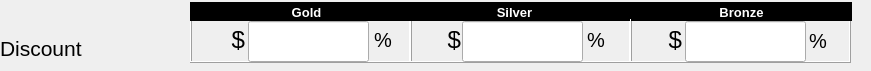
    <widget class="QWidget" name="gb2Discount" native="true">
     <property name="geometry">
      <rect>
       <x>30</x>
       <y>70</y>
       <width>871</width>
       <height>71</height>
      </rect>
     </property>
     <property name="font">
      <font>
       <pointsize>15</pointsize>
      </font>
     </property>
     <widget class="QLabel" name="lblDiscount">
      <property name="geometry">
       <rect>
        <x>0</x>
        <y>30</y>
        <width>191</width>
        <height>31</height>
       </rect>
      </property>
      <property name="sizePolicy">
       <sizepolicy hsizetype="Fixed" vsizetype="Fixed">
        <horstretch>0</horstretch>
        <verstretch>0</verstretch>
       </sizepolicy>
      </property>
      <property name="font">
       <font>
        <pointsize>16</pointsize>
       </font>
      </property>
      <property name="text">
       <string>Discount</string>
      </property>
      <property name="alignment">
       <set>Qt::AlignBottom|Qt::AlignLeading|Qt::AlignLeft</set>
      </property>
     </widget>
     <widget class="QWidget" name="gbGoldsilverBronze" native="true">
      <property name="geometry">
       <rect>
        <x>190</x>
        <y>2</y>
        <width>663</width>
        <height>65</height>
       </rect>
      </property>
      <widget class="QFrame" name="goldFrame">
       <property name="geometry">
        <rect>
         <x>0</x>
         <y>0</y>
         <width>221</width>
         <height>19</height>
        </rect>
       </property>
       <property name="styleSheet">
        <string notr="true">QFrame#goldFrame{
	background-color: rgb(0, 0, 0);
}</string>
       </property>
       <property name="frameShape">
        <enum>QFrame::Box</enum>
       </property>
       <property name="frameShadow">
        <enum>QFrame::Raised</enum>
       </property>
       <widget class="QLabel" name="lbl2Discount1">
        <property name="geometry">
         <rect>
          <x>46</x>
          <y>0</y>
          <width>141</width>
          <height>20</height>
         </rect>
        </property>
        <property name="sizePolicy">
         <sizepolicy hsizetype="Fixed" vsizetype="Fixed">
          <horstretch>0</horstretch>
          <verstretch>0</verstretch>
         </sizepolicy>
        </property>
        <property name="minimumSize">
         <size>
          <width>141</width>
          <height>20</height>
         </size>
        </property>
        <property name="maximumSize">
         <size>
          <width>141</width>
          <height>20</height>
         </size>
        </property>
        <property name="font">
         <font>
          <pointsize>10</pointsize>
          <weight>75</weight>
          <bold>true</bold>
         </font>
        </property>
        <property name="toolTip">
         <string notr="true"/>
        </property>
        <property name="statusTip">
         <string notr="true"/>
        </property>
        <property name="styleSheet">
         <string notr="true">QLabel#lbl2Discount1{
	color: rgb(255, 255, 255);
}</string>
        </property>
        <property name="text">
         <string>Gold</string>
        </property>
        <property name="alignment">
         <set>Qt::AlignCenter</set>
        </property>
       </widget>
      </widget>
      <widget class="QFrame" name="silverFrame">
       <property name="geometry">
        <rect>
         <x>220</x>
         <y>0</y>
         <width>221</width>
         <height>19</height>
        </rect>
       </property>
       <property name="styleSheet">
        <string notr="true">QFrame#silverFrame{
	background-color: rgb(0, 0, 0);
}</string>
       </property>
       <property name="frameShape">
        <enum>QFrame::Box</enum>
       </property>
       <property name="frameShadow">
        <enum>QFrame::Raised</enum>
       </property>
       <widget class="QLabel" name="lbl2Discount2">
        <property name="geometry">
         <rect>
          <x>34</x>
          <y>0</y>
          <width>141</width>
          <height>21</height>
         </rect>
        </property>
        <property name="sizePolicy">
         <sizepolicy hsizetype="Fixed" vsizetype="Fixed">
          <horstretch>0</horstretch>
          <verstretch>0</verstretch>
         </sizepolicy>
        </property>
        <property name="minimumSize">
         <size>
          <width>141</width>
          <height>21</height>
         </size>
        </property>
        <property name="maximumSize">
         <size>
          <width>141</width>
          <height>21</height>
         </size>
        </property>
        <property name="font">
         <font>
          <pointsize>10</pointsize>
          <weight>75</weight>
          <bold>true</bold>
         </font>
        </property>
        <property name="toolTip">
         <string notr="true"/>
        </property>
        <property name="statusTip">
         <string notr="true"/>
        </property>
        <property name="styleSheet">
         <string notr="true">QLabel#lbl2Discount2{
color: rgb(255, 255, 255);
}</string>
        </property>
        <property name="text">
         <string>Silver</string>
        </property>
        <property name="alignment">
         <set>Qt::AlignCenter</set>
        </property>
       </widget>
      </widget>
      <widget class="QFrame" name="bronzeFrame">
       <property name="geometry">
        <rect>
         <x>441</x>
         <y>0</y>
         <width>221</width>
         <height>19</height>
        </rect>
       </property>
       <property name="styleSheet">
        <string notr="true">QFrame#bronzeFrame{
	background-color: rgb(0,0,0);
}</string>
       </property>
       <property name="frameShape">
        <enum>QFrame::Box</enum>
       </property>
       <property name="frameShadow">
        <enum>QFrame::Raised</enum>
       </property>
       <widget class="QLabel" name="lbl2Discount3">
        <property name="geometry">
         <rect>
          <x>40</x>
          <y>0</y>
          <width>141</width>
          <height>21</height>
         </rect>
        </property>
        <property name="sizePolicy">
         <sizepolicy hsizetype="Fixed" vsizetype="Fixed">
          <horstretch>0</horstretch>
          <verstretch>0</verstretch>
         </sizepolicy>
        </property>
        <property name="minimumSize">
         <size>
          <width>141</width>
          <height>21</height>
         </size>
        </property>
        <property name="maximumSize">
         <size>
          <width>141</width>
          <height>21</height>
         </size>
        </property>
        <property name="font">
         <font>
          <pointsize>10</pointsize>
          <weight>75</weight>
          <bold>true</bold>
         </font>
        </property>
        <property name="styleSheet">
         <string notr="true">QLabel#lbl2Discount3{
	color: rgb(255, 255, 255);
}</string>
        </property>
        <property name="text">
         <string>Bronze</string>
        </property>
        <property name="alignment">
         <set>Qt::AlignCenter</set>
        </property>
       </widget>
      </widget>
      <widget class="QFrame" name="frame">
       <property name="geometry">
        <rect>
         <x>0</x>
         <y>17</y>
         <width>221</width>
         <height>44</height>
        </rect>
       </property>
       <property name="frameShape">
        <enum>QFrame::Box</enum>
       </property>
       <property name="frameShadow">
        <enum>QFrame::Raised</enum>
       </property>
       <widget class="QLabel" name="lblDisc1CurrSymbol">
        <property name="geometry">
         <rect>
          <x>14</x>
          <y>5</y>
          <width>41</width>
          <height>31</height>
         </rect>
        </property>
        <property name="sizePolicy">
         <sizepolicy hsizetype="Fixed" vsizetype="Fixed">
          <horstretch>0</horstretch>
          <verstretch>0</verstretch>
         </sizepolicy>
        </property>
        <property name="minimumSize">
         <size>
          <width>41</width>
          <height>31</height>
         </size>
        </property>
        <property name="maximumSize">
         <size>
          <width>41</width>
          <height>31</height>
         </size>
        </property>
        <property name="font">
         <font>
          <pointsize>18</pointsize>
         </font>
        </property>
        <property name="toolTip">
         <string notr="true"/>
        </property>
        <property name="text">
         <string notr="true">$</string>
        </property>
        <property name="alignment">
         <set>Qt::AlignRight|Qt::AlignTrailing|Qt::AlignVCenter</set>
        </property>
       </widget>
       <widget class="hobart::numericLineEdit" name="txtDiscount1">
        <property name="geometry">
         <rect>
          <x>58</x>
          <y>2</y>
          <width>121</width>
          <height>41</height>
         </rect>
        </property>
        <property name="sizePolicy">
         <sizepolicy hsizetype="Fixed" vsizetype="Fixed">
          <horstretch>0</horstretch>
          <verstretch>0</verstretch>
         </sizepolicy>
        </property>
        <property name="minimumSize">
         <size>
          <width>121</width>
          <height>41</height>
         </size>
        </property>
        <property name="maximumSize">
         <size>
          <width>121</width>
          <height>41</height>
         </size>
        </property>
        <property name="font">
         <font>
          <pointsize>19</pointsize>
         </font>
        </property>
        <property name="maxLength">
         <number>10</number>
        </property>
       </widget>
       <widget class="QLabel" name="lbl2Discount1PercentSymbol">
        <property name="geometry">
         <rect>
          <x>184</x>
          <y>5</y>
          <width>31</width>
          <height>31</height>
         </rect>
        </property>
        <property name="sizePolicy">
         <sizepolicy hsizetype="Fixed" vsizetype="Fixed">
          <horstretch>0</horstretch>
          <verstretch>0</verstretch>
         </sizepolicy>
        </property>
        <property name="minimumSize">
         <size>
          <width>31</width>
          <height>31</height>
         </size>
        </property>
        <property name="maximumSize">
         <size>
          <width>31</width>
          <height>31</height>
         </size>
        </property>
        <property name="font">
         <font>
          <pointsize>15</pointsize>
          <weight>50</weight>
          <bold>false</bold>
         </font>
        </property>
        <property name="text">
         <string notr="true">%</string>
        </property>
        <property name="alignment">
         <set>Qt::AlignLeading|Qt::AlignLeft|Qt::AlignVCenter</set>
        </property>
       </widget>
      </widget>
      <widget class="QFrame" name="frame_2">
       <property name="geometry">
        <rect>
         <x>220</x>
         <y>17</y>
         <width>221</width>
         <height>44</height>
        </rect>
       </property>
       <property name="frameShape">
        <enum>QFrame::Box</enum>
       </property>
       <property name="frameShadow">
        <enum>QFrame::Raised</enum>
       </property>
       <widget class="QLabel" name="lblDisc2CurrSymbol">
        <property name="geometry">
         <rect>
          <x>20</x>
          <y>5</y>
          <width>31</width>
          <height>31</height>
         </rect>
        </property>
        <property name="sizePolicy">
         <sizepolicy hsizetype="Fixed" vsizetype="Fixed">
          <horstretch>0</horstretch>
          <verstretch>0</verstretch>
         </sizepolicy>
        </property>
        <property name="minimumSize">
         <size>
          <width>31</width>
          <height>31</height>
         </size>
        </property>
        <property name="maximumSize">
         <size>
          <width>31</width>
          <height>31</height>
         </size>
        </property>
        <property name="font">
         <font>
          <pointsize>18</pointsize>
         </font>
        </property>
        <property name="toolTip">
         <string notr="true"/>
        </property>
        <property name="statusTip">
         <string notr="true"/>
        </property>
        <property name="text">
         <string notr="true">$</string>
        </property>
        <property name="alignment">
         <set>Qt::AlignRight|Qt::AlignTrailing|Qt::AlignVCenter</set>
        </property>
       </widget>
       <widget class="hobart::numericLineEdit" name="txtDiscount2">
        <property name="geometry">
         <rect>
          <x>52</x>
          <y>2</y>
          <width>121</width>
          <height>41</height>
         </rect>
        </property>
        <property name="sizePolicy">
         <sizepolicy hsizetype="Fixed" vsizetype="Fixed">
          <horstretch>0</horstretch>
          <verstretch>0</verstretch>
         </sizepolicy>
        </property>
        <property name="minimumSize">
         <size>
          <width>121</width>
          <height>41</height>
         </size>
        </property>
        <property name="maximumSize">
         <size>
          <width>121</width>
          <height>41</height>
         </size>
        </property>
        <property name="font">
         <font>
          <pointsize>19</pointsize>
         </font>
        </property>
        <property name="maxLength">
         <number>10</number>
        </property>
       </widget>
       <widget class="QLabel" name="lbl2Discount2PercentSymbol">
        <property name="geometry">
         <rect>
          <x>177</x>
          <y>5</y>
          <width>31</width>
          <height>31</height>
         </rect>
        </property>
        <property name="sizePolicy">
         <sizepolicy hsizetype="Fixed" vsizetype="Fixed">
          <horstretch>0</horstretch>
          <verstretch>0</verstretch>
         </sizepolicy>
        </property>
        <property name="minimumSize">
         <size>
          <width>31</width>
          <height>31</height>
         </size>
        </property>
        <property name="maximumSize">
         <size>
          <width>31</width>
          <height>31</height>
         </size>
        </property>
        <property name="font">
         <font>
          <pointsize>15</pointsize>
          <weight>50</weight>
          <bold>false</bold>
         </font>
        </property>
        <property name="text">
         <string notr="true">%</string>
        </property>
        <property name="alignment">
         <set>Qt::AlignLeading|Qt::AlignLeft|Qt::AlignVCenter</set>
        </property>
       </widget>
      </widget>
      <widget class="QFrame" name="frame_3">
       <property name="geometry">
        <rect>
         <x>440</x>
         <y>17</y>
         <width>221</width>
         <height>44</height>
        </rect>
       </property>
       <property name="frameShape">
        <enum>QFrame::Box</enum>
       </property>
       <property name="frameShadow">
        <enum>QFrame::Raised</enum>
       </property>
       <widget class="QLabel" name="lblDisc3CurrSymbol">
        <property name="geometry">
         <rect>
          <x>11</x>
          <y>5</y>
          <width>41</width>
          <height>31</height>
         </rect>
        </property>
        <property name="sizePolicy">
         <sizepolicy hsizetype="Fixed" vsizetype="Fixed">
          <horstretch>0</horstretch>
          <verstretch>0</verstretch>
         </sizepolicy>
        </property>
        <property name="minimumSize">
         <size>
          <width>41</width>
          <height>31</height>
         </size>
        </property>
        <property name="maximumSize">
         <size>
          <width>41</width>
          <height>31</height>
         </size>
        </property>
        <property name="font">
         <font>
          <pointsize>18</pointsize>
         </font>
        </property>
        <property name="toolTip">
         <string notr="true"/>
        </property>
        <property name="statusTip">
         <string notr="true"/>
        </property>
        <property name="text">
         <string notr="true">$</string>
        </property>
        <property name="alignment">
         <set>Qt::AlignRight|Qt::AlignTrailing|Qt::AlignVCenter</set>
        </property>
       </widget>
       <widget class="hobart::numericLineEdit" name="txtDiscount3">
        <property name="geometry">
         <rect>
          <x>55</x>
          <y>2</y>
          <width>121</width>
          <height>41</height>
         </rect>
        </property>
        <property name="sizePolicy">
         <sizepolicy hsizetype="Fixed" vsizetype="Fixed">
          <horstretch>0</horstretch>
          <verstretch>0</verstretch>
         </sizepolicy>
        </property>
        <property name="minimumSize">
         <size>
          <width>121</width>
          <height>41</height>
         </size>
        </property>
        <property name="maximumSize">
         <size>
          <width>121</width>
          <height>41</height>
         </size>
        </property>
        <property name="font">
         <font>
          <pointsize>19</pointsize>
         </font>
        </property>
        <property name="maxLength">
         <number>10</number>
        </property>
       </widget>
       <widget class="QLabel" name="lbl2Discount3PercentSymbol">
        <property name="geometry">
         <rect>
          <x>179</x>
          <y>6</y>
          <width>31</width>
          <height>31</height>
         </rect>
        </property>
        <property name="sizePolicy">
         <sizepolicy hsizetype="Fixed" vsizetype="Fixed">
          <horstretch>0</horstretch>
          <verstretch>0</verstretch>
         </sizepolicy>
        </property>
        <property name="minimumSize">
         <size>
          <width>31</width>
          <height>31</height>
         </size>
        </property>
        <property name="maximumSize">
         <size>
          <width>31</width>
          <height>31</height>
         </size>
        </property>
        <property name="font">
         <font>
          <pointsize>15</pointsize>
          <weight>50</weight>
          <bold>false</bold>
         </font>
        </property>
        <property name="text">
         <string notr="true">%</string>
        </property>
        <property name="alignment">
         <set>Qt::AlignLeading|Qt::AlignLeft|Qt::AlignVCenter</set>
        </property>
       </widget>
      </widget>
      <zorder>frame</zorder>
      <zorder>frame_2</zorder>
      <zorder>silverFrame</zorder>
      <zorder>goldFrame</zorder>
      <zorder>frame_3</zorder>
      <zorder>bronzeFrame</zorder>
     </widget>
    </widget>
